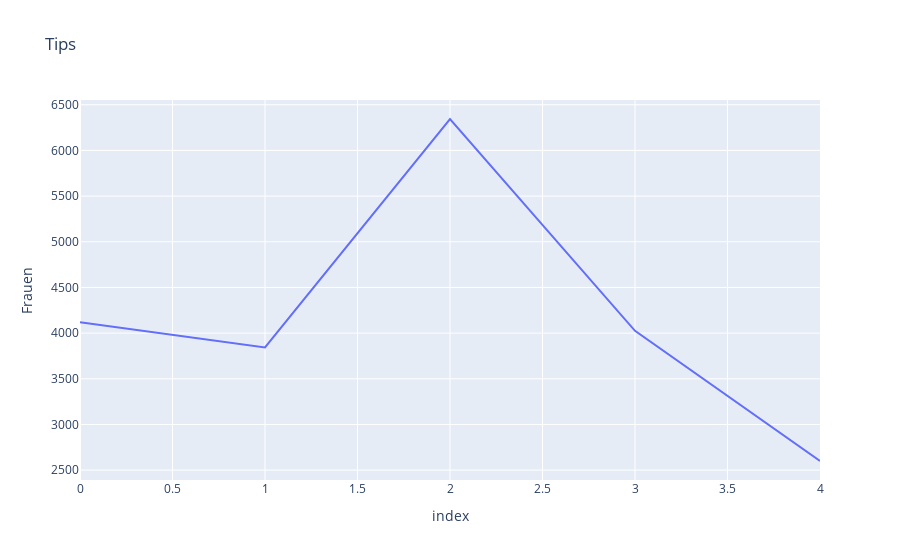

The notebook cell saved with this chart:
### Code cell
px.line(
    df_frauen_so, x=df_frauen_so.index, y="Frauen",
    title="Tips"
)

### Figure 1 — Plotly figure (JSON) as saved in the notebook; plotly's stock layout.template omitted (floating-point values rounded to 4 significant figures)
{"data": [{"hovertemplate": "index=%{x}<br>Frauen=%{y}<extra></extra>", "legendgroup": "", "line": {"color": "#636efa", "dash": "solid"}, "marker": {"symbol": "circle"}, "mode": "lines", "name": "", "orientation": "v", "showlegend": false, "type": "scatter", "x": [0, 1, 2, 3, 4], "xaxis": "x", "y": [4120, 3844, 6344, 4025, 2600], "yaxis": "y"}], "layout": {"autosize": true, "legend": {"tracegroupgap": 0}, "title": {"text": "Tips"}, "xaxis": {"anchor": "y", "autorange": true, "domain": [0, 1], "range": [0, 4], "title": {"text": "index"}, "type": "linear"}, "yaxis": {"anchor": "x", "autorange": true, "domain": [0, 1], "range": [2392, 6552], "title": {"text": "Frauen"}, "type": "linear"}}}
